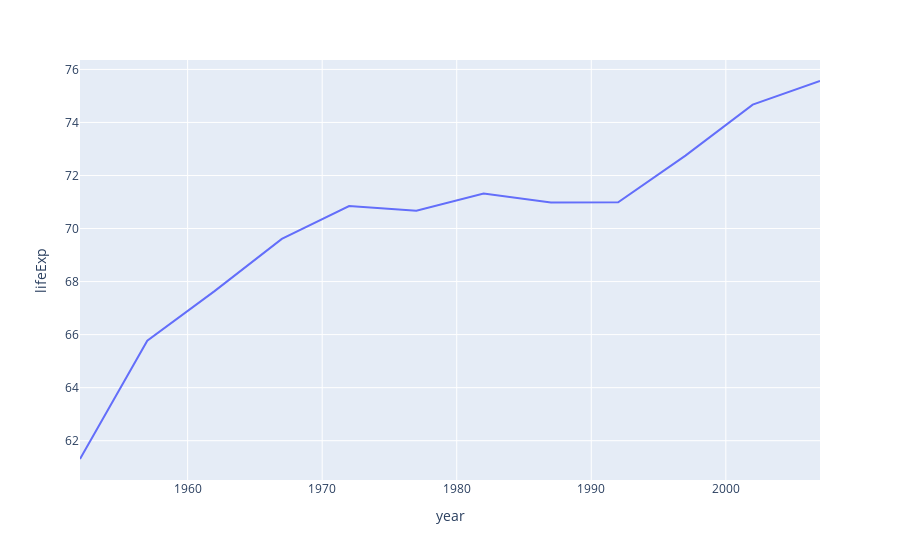

Notebook code for this chart:
### Markdown cell above
### c) pandas plotting backend

### Code cell
pd.options.plotting.backend = "plotly"
df[df['country'] == 'Poland'].plot(x='year', y='lifeExp')

### Figure 1 — Plotly figure (JSON) as saved in the notebook; plotly's stock layout.template omitted (floating-point values rounded to 4 significant figures)
{"data": [{"hovertemplate": "year=%{x}<br>lifeExp=%{y}<extra></extra>", "legendgroup": "", "line": {"color": "#636efa", "dash": "solid"}, "mode": "lines", "name": "", "orientation": "v", "showlegend": false, "type": "scatter", "x": [1952, 1957, 1962, 1967, 1972, 1977, 1982, 1987, 1992, 1997, 2002, 2007], "xaxis": "x", "y": [61.31, 65.77, 67.64, 69.61, 70.85, 70.67, 71.32, 70.98, 70.99, 72.75, 74.67, 75.56], "yaxis": "y"}], "layout": {"legend": {"tracegroupgap": 0}, "margin": {"t": 60}, "xaxis": {"anchor": "y", "domain": [0, 1], "title": {"text": "year"}}, "yaxis": {"anchor": "x", "domain": [0, 1], "title": {"text": "lifeExp"}}}}
